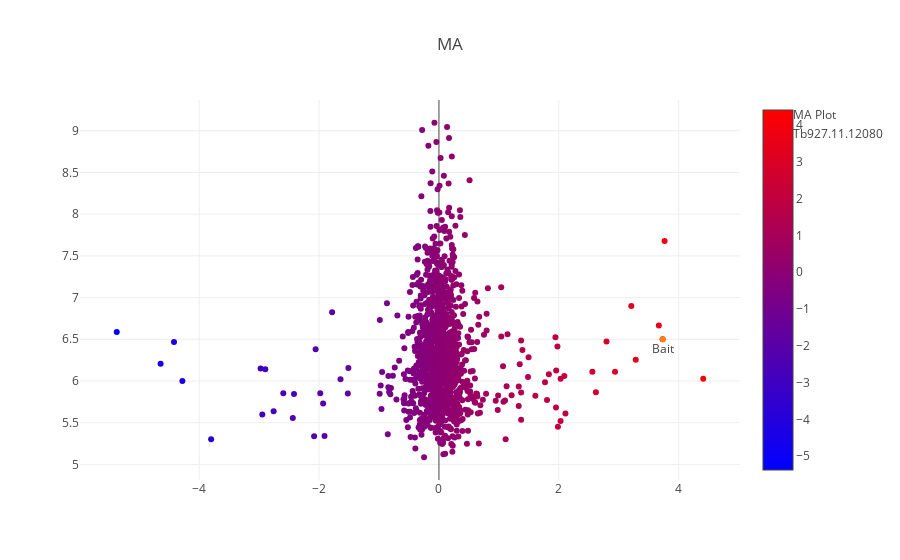

Notebook code for this chart:
### Markdown cell above
# Make Interactive PLOT

### Code cell
#interactive plot
trace_1 = go.Scatter(
    x=selection.logRatio,
    y=selection.logInt,
    mode='markers',
    name='MA Plot',
    text = [a + ' ' +b for a,b in zip(selection.index.values, selection.Gene_desc)],
    hoverinfo = 'text',
    marker=dict(
        #size=16,
        color = selection.logRatio, #set color equal to a variable
        colorscale='Bluered',
        showscale=True
    )
)

annot_1 = go.Scatter(
    x=[selection.logRatio.loc['Tb927.11.12080']],
    y=[selection.logInt.loc['Tb927.11.12080']],
    mode='markers+text',
    name='Tb927.11.12080',
    text=['Bait'],
    textposition='bottom center'
)



layout = dict(title='MA')


fig = go.Figure(data=[trace_1, annot_1], 
                layout=layout)
iplot(fig, filename='test')

### Figure 1 — Plotly figure (JSON) as saved in the notebook; plotly's stock layout.template omitted (floating-point values rounded to 4 significant figures; data arrays with more than 128 entries replaced by an {"elided": "..."} marker saying what was removed)
{"data": [{"hoverinfo": "text", "marker": {"color": {"elided": "1254 float values"}, "colorscale": "Bluered", "showscale": true}, "mode": "markers", "name": "MA Plot", "text": {"elided": "1254 str values"}, "type": "scatter", "uid": "eb2f873e-9be3-11e8-b112-005056c00008", "x": {"elided": "1254 float values"}, "y": {"elided": "1254 float values"}}, {"mode": "markers+text", "name": "Tb927.11.12080", "text": ["Bait"], "textposition": "bottom center", "type": "scatter", "uid": "eb2f873f-9be3-11e8-90d5-005056c00008", "x": [3.733], "y": [6.499]}], "layout": {"title": "MA"}}
